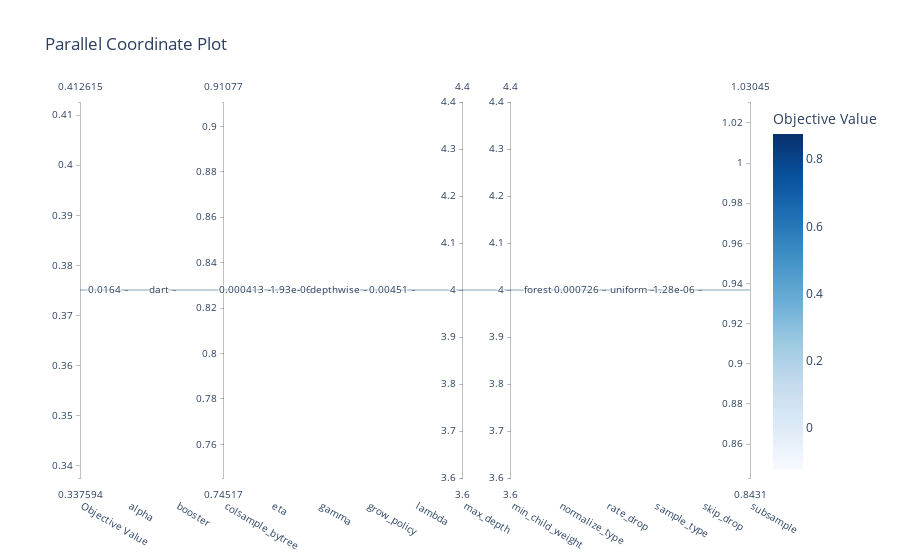

Notebook code cell kept with this figure:
### Code cell
plot_parallel_coordinate(study)

### Figure 1 — Plotly figure (JSON) as saved in the notebook; plotly's stock layout.template omitted (floating-point values rounded to 4 significant figures)
{"data": [{"dimensions": [{"label": "Objective Value", "range": [0.3751, 0.3751], "values": [0.3751]}, {"label": "alpha", "range": [-1.786, -1.786], "ticktext": ["0.0164"], "tickvals": [-1.786], "values": [-1.786]}, {"label": "booster", "range": [0, 0], "ticktext": ["dart"], "tickvals": [0], "values": [0]}, {"label": "colsample_bytree", "range": [0.828, 0.828], "values": [0.828]}, {"label": "eta", "range": [-3.384, -3.384], "ticktext": ["0.000413"], "tickvals": [-3.384], "values": [-3.384]}, {"label": "gamma", "range": [-5.715, -5.715], "ticktext": ["1.93e-06"], "tickvals": [-5.715], "values": [-5.715]}, {"label": "grow_policy", "range": [0, 0], "ticktext": ["depthwise"], "tickvals": [0], "values": [0]}, {"label": "lambda", "range": [-2.345, -2.345], "ticktext": ["0.00451"], "tickvals": [-2.345], "values": [-2.345]}, {"label": "max_depth", "range": [4, 4], "values": [4]}, {"label": "min_child_weight", "range": [4, 4], "values": [4]}, {"label": "normalize_type", "range": [0, 0], "ticktext": ["forest"], "tickvals": [0], "values": [0]}, {"label": "rate_drop", "range": [-3.139, -3.139], "ticktext": ["0.000726"], "tickvals": [-3.139], "values": [-3.139]}, {"label": "sample_type", "range": [0, 0], "ticktext": ["uniform"], "tickvals": [0], "values": [0]}, {"label": "skip_drop", "range": [-5.892, -5.892], "ticktext": ["1.28e-06"], "tickvals": [-5.892], "values": [-5.892]}, {"label": "subsample", "range": [0.9368, 0.9368], "values": [0.9368]}], "labelangle": 30, "labelside": "bottom", "line": {"color": [0.3751], "colorbar": {"title": {"text": "Objective Value"}}, "colorscale": [[0, "rgb(247,251,255)"], [0.125, "rgb(222,235,247)"], [0.25, "rgb(198,219,239)"], [0.375, "rgb(158,202,225)"], [0.5, "rgb(107,174,214)"], [0.625, "rgb(66,146,198)"], [0.75, "rgb(33,113,181)"], [0.875, "rgb(8,81,156)"], [1, "rgb(8,48,107)"]], "reversescale": false, "showscale": true}, "type": "parcoords"}], "layout": {"title": {"text": "Parallel Coordinate Plot"}}}
